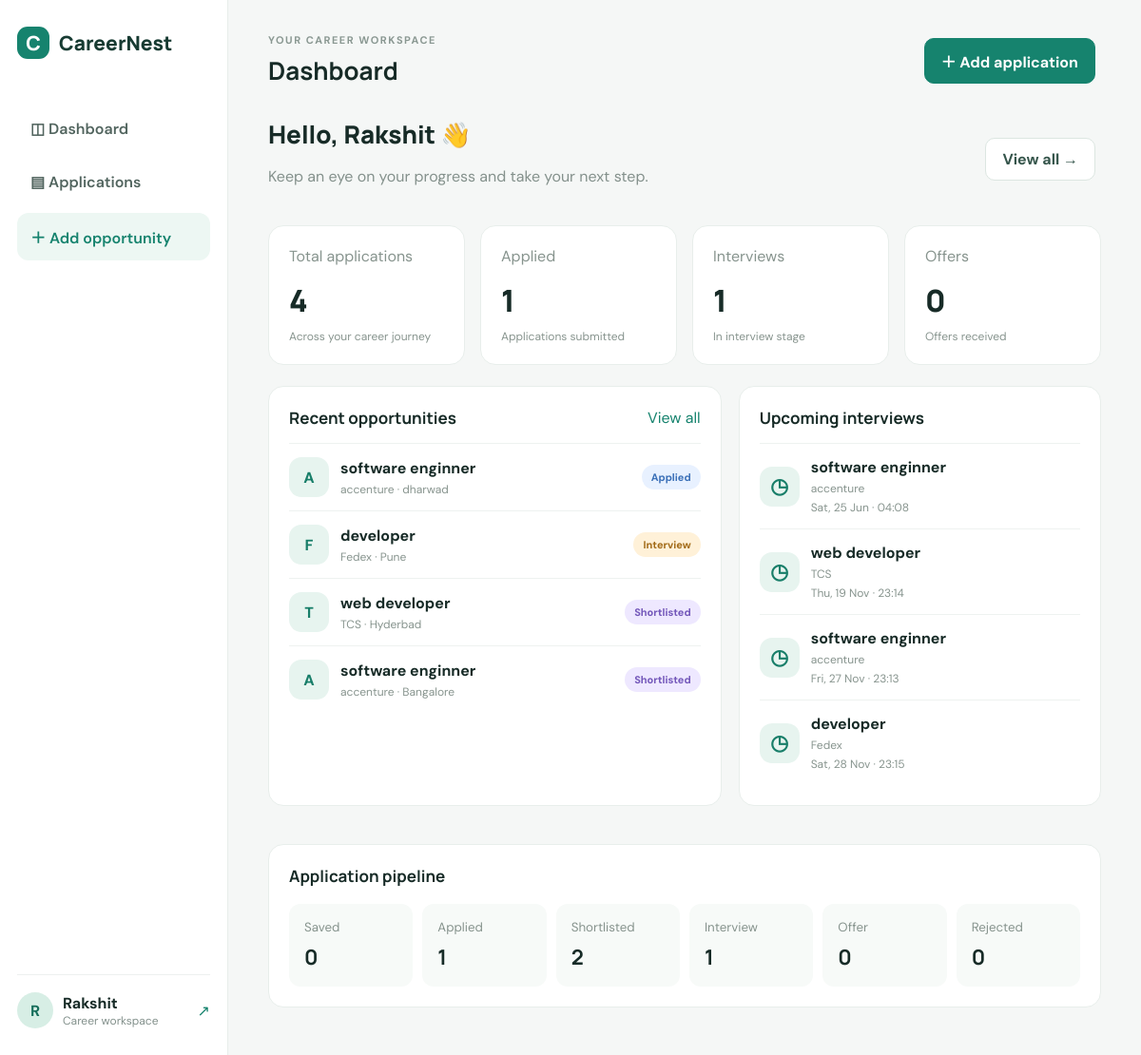
The page /dashboard/ (signed in) on the database its author committed.
### tracker/models.py (models this page shows, shortened)
class Application(models.Model):
    STATUS_CHOICES=[("Saved","Saved"),("Applied","Applied"),("Shortlisted","Shortlisted"),("Interview","Interview"),("Offer","Offer"),("Rejected","Rejected")]
    user=models.ForeignKey(User,on_delete=models.CASCADE,related_name="applications")
    company=models.CharField(max_length=120)
    role=models.CharField(max_length=150)
    location=models.CharField(max_length=120,blank=True)
    job_url=models.URLField(blank=True)
    status=models.CharField(max_length=20,choices=STATUS_CHOICES,default="Applied")
    applied_date=models.DateField(null=True,blank=True)
    interview_date=models.DateTimeField(null=True,blank=True)
    notes=models.TextField(blank=True)
    created_at=models.DateTimeField(auto_now_add=True)

### tracker/views.py (the view)
# urls.py: path("dashboard/",views.dashboard,name="dashboard"),path("applications/",views.application_list,name="applications"),
@login_required
def dashboard(request):
    apps=Application.objects.filter(user=request.user)
    counts={s:apps.filter(status=s).count() for s,_ in Application.STATUS_CHOICES}
    upcoming=apps.filter(interview_date__isnull=False).order_by("interview_date")[:5]
    recent=apps.order_by("-created_at")[:5]
    return render(request,"tracker/dashboard.html",{"counts":counts,"total":apps.count(),"upcoming":upcoming,"recent":recent})

### templates/tracker/dashboard.html
{% extends "base.html" %}{% block page_title %}Dashboard{% endblock %}{% block content %}
<div class="welcome"><div><h1>Hello, {{ user.username }} 👋</h1><p>Keep an eye on your progress and take your next step.</p></div><a class="btn" href="{% url 'applications' %}">View all →</a></div>
<div class="stats"><div class="stat"><span>Total applications</span><strong>{{ total }}</strong><small>Across your career journey</small></div><div class="stat"><span>Applied</span><strong>{{ counts.Applied }}</strong><small>Applications submitted</small></div><div class="stat"><span>Interviews</span><strong>{{ counts.Interview }}</strong><small>In interview stage</small></div><div class="stat"><span>Offers</span><strong>{{ counts.Offer }}</strong><small>Offers received</small></div></div>
<div class="two-col"><section class="panel"><div class="panel-head"><h3>Recent opportunities</h3><a href="{% url 'applications' %}">View all</a></div>{% for a in recent %}<div class="item"><div class="company-icon">{{ a.company|first|upper }}</div><div class="item-main"><b>{{ a.role }}</b><small>{{ a.company }}{% if a.location %} · {{ a.location }}{% endif %}</small></div><span class="status {{ a.status|lower }}">{{ a.status }}</span></div>{% empty %}<div class="empty">No applications yet. Add your first opportunity.</div>{% endfor %}</section>
<section class="panel"><div class="panel-head"><h3>Upcoming interviews</h3></div>{% for a in upcoming %}<div class="item"><div class="company-icon calendar">◷</div><div class="item-main"><b>{{ a.role }}</b><small>{{ a.company }}</small><small>{{ a.interview_date|date:"D, d M · H:i" }}</small></div></div>{% empty %}<div class="empty">No interviews scheduled yet.</div>{% endfor %}</section></div>
<div class="panel"><h3>Application pipeline</h3><div class="pipeline">{% for label,value in counts.items %}<div><small>{{ label }}</small><b>{{ value }}</b></div>{% endfor %}</div></div>{% endblock %}

### templates/base.html (shortened to what this page needs)
{% load static %}
<!doctype html><html lang="en"><head><link rel="stylesheet" href="{% static 'style.css' %}"></head><body>
{% if user.is_authenticated %}<aside class="sidebar"><a class="brand" href="{% url 'dashboard' %}"><span class="logo">C</span> CareerNest</a><nav><a href="{% url 'dashboard' %}">◫ Dashboard</a><a href="{% url 'applications' %}">▤ Applications</a><a href="{% url 'application_add' %}" class="nav-add">＋ Add opportunity</a></nav><div class="profile"><div class="avatar">{{ user.username|first|upper }}</div><div><b>{{ user.username }}</b><small>Career workspace</small></div><a class="logout" href="{% url 'logout' %}">↗</a></div></aside>{% endif %}
<main class="{% if user.is_authenticated %}main{% else %}auth-main{% endif %}">{% if user.is_authenticated %}<header class="topbar"><div><small>YOUR CAREER WORKSPACE</small><h2>{% block page_title %}Dashboard{% endblock %}</h2></div><a class="btn primary" href="{% url 'application_add' %}">＋ Add application</a></header>{% endif %}
{% for message in messages %}<div class="notice">{{ message }}</div>{% endfor %}{% block content %}{% endblock %}</main></body></html>

### static/style.css (style rules this page uses)
* { box-sizing:border-box }
body { margin:0;background:#f5f7f6;color:#172b27;font-family:'DM Sans',sans-serif }
a { color:#16836e;text-decoration:none }
.sidebar { width:240px;position:fixed;inset:0 auto 0 0;background:#fff;border-right:1px solid #e8eeeb;padding:28px 18px;display:flex;flex-direction:column }
.brand { font:800 21px Manrope;display:flex;align-items:center;gap:10px;color:#173b32 }
.logo { display:inline-flex;width:34px;height:34px;border-radius:11px;background:#16836e;color:white;align-items:center;justify-content:center;font-weight:800 }
.sidebar nav { display:flex;flex-direction:column;gap:9px;margin-top:50px }
.sidebar nav a { padding:13px 14px;color:#52655f;border-radius:12px;font-weight:600 }
.sidebar nav a:hover,.nav-add { background:#edf7f3;color:#16836e!important }
.profile { margin-top:auto;border-top:1px solid #edf0ef;padding-top:18px;display:flex;gap:10px;align-items:center }
.avatar { background:#d7eee5;color:#166e5b;border-radius:50%;width:38px;height:38px;display:grid;place-items:center;font-weight:bold }
.profile small { display:block;color:#83918c;font-size:12px }
.logout { margin-left:auto }
.main { margin-left:240px;padding:30px 42px;max-width:1500px }
.topbar { display:flex;justify-content:space-between;align-items:center;margin-bottom:26px }
.topbar small,.eyebrow { letter-spacing:1.5px;color:#8a9892;font-size:11px;font-weight:700 }
.topbar h2 { font:700 26px Manrope;margin:5px 0 }
.btn { display:inline-block;border:1px solid #dce6e1;background:white;color:#35554b;padding:11px 17px;border-radius:10px;font-weight:700;cursor:pointer;font-family:inherit;margin-right:6px }
.btn.primary { background:#16836e;border-color:#16836e;color:white }
.welcome { display:flex;justify-content:space-between;align-items:center;margin:10px 0 25px }
.welcome h1 { font:800 26px Manrope;margin:0 0 6px }
.welcome p,.muted { color:#84918c }
.stats { display:grid;grid-template-columns:repeat(4,1fr);gap:16px;margin-bottom:22px }
.stat,.panel { background:#fff;border:1px solid #e8eeeb;border-radius:16px;padding:21px }
.stat span,.stat small { display:block;color:#87948e }
.stat strong { font:800 32px Manrope;display:block;margin:14px 0 8px }
.stat small { font-size:12px }
.two-col { display:grid;grid-template-columns:1.25fr 1fr;gap:18px;margin-bottom:20px }
.panel { margin-bottom:20px }
.panel h3 { margin:0;font:700 17px Manrope }
.panel-head { display:flex;justify-content:space-between;align-items:center;margin-bottom:15px }
.item { display:flex;align-items:center;gap:12px;padding:14px 0;border-top:1px solid #eef2f0 }
.company-icon { width:42px;height:42px;border-radius:13px;background:#e7f4ef;color:#187e69;display:grid;place-items:center;font-weight:800 }
.calendar { font-size:22px }
.item-main { flex:1;min-width:0 }
.item-main b { display:block }
.item-main small { display:block;color:#87948e;font-size:12px;margin-top:4px }
.status { padding:6px 10px;border-radius:30px;font-size:11px;font-weight:700;background:#f0f2f1;color:#6e7c76 }
.status.applied { background:#e8f1ff;color:#3b70b8 }
.status.interview { background:#fff1d8;color:#a16a16 }
.status.shortlisted { background:#eee8ff;color:#7357ba }
.pipeline { display:grid;grid-template-columns:repeat(6,1fr);gap:10px;margin-top:18px }
.pipeline div { background:#f7faf8;padding:16px;border-radius:12px }
.pipeline small { display:block;color:#86938d }
.pipeline b { display:block;font:700 22px Manrope;margin-top:8px }

### rows shown on the page
Application: company|first "A", role "software enginner", company "accenture", location "dharwad", status "Applied", interview_date "Sat, 25 Jun · 04:08", user "1"
Application: company|first "F", role "developer", company "Fedex", location "Pune", status "Interview", interview_date "Sat, 28 Nov · 23:15", user "1"
Application: company|first "T", role "web developer", company "TCS", location "Hyderbad", status "Shortlisted", interview_date "Thu, 19 Nov · 23:14"
Application: company|first "A", role "software enginner", company "accenture", location "Bangalore", status "Shortlisted", interview_date "Fri, 27 Nov · 23:13"

### other values the page prints
{{ user.username|first|upper }} "R"
{{ user.username }} "Rakshit"
{{ total }} "4"
{{ counts.Applied }} "1"
{{ counts.Interview }} "1"
{{ counts.Offer }} "0"
{{ label }} "Saved" "Shortlisted" "Offer" "Rejected"
{{ value }} "0" "2" "0" "0"
